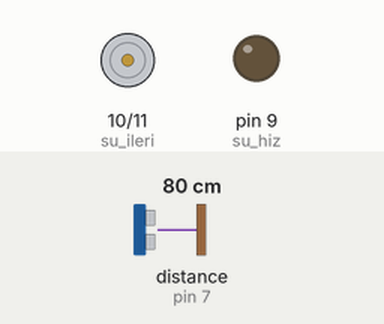
The sketch below on a simulated Arduino Uno, built with avr-gcc and run on an emulated ATmega328P. Parts: motor-driver pin pairs drawn as motors (green arrow = first pin HIGH = forward, orange = second pin HIGH = backward, longer = more drive), output pins drawn as LEDs (lit = HIGH). Wiring (inferred from the names in the program): ultrasonic range finder: trigger pin 6; echo pin 7. The test bench sets the inputs (shaded band); at power-on: distance to the obstacle (sensor on pin 7) 80 cm. The echo pulse lasts 58.3 µs per cm; pins used as bus, display or sensor lines are not drawn; what the sketch prints to the serial monitor is not drawn.

Above: at 1.2 s.
1.3 s: distance to the obstacle (sensor on pin 7) set to 5 cm
2.8 s: distance to the obstacle (sensor on pin 7) set to 2 cm
At 4.0 s:
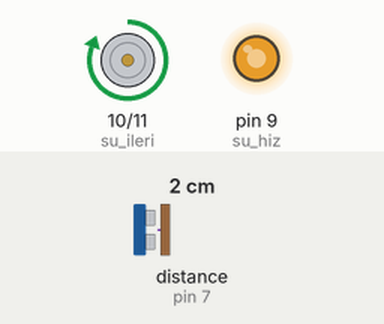
4.3 s: distance to the obstacle (sensor on pin 7) set to 4 cm
At 5.3 s:
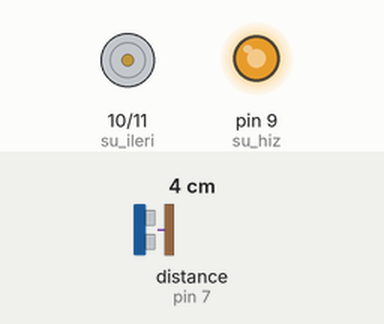
Timing chart, 0 to 7.3 s (numbered marks = the images above; inputs shaded):
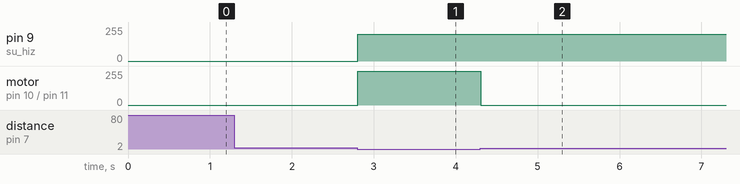

Measured:
- the behaviour switches between 4 and 3 cm on distance to the obstacle (sensor on pin 7) (found by bisection; images 0 and 1)
- after the input at 2.8 s, pin 9 (su_hiz): 0/255 → 200/255 at once; motor on pin 10 (su_ileri) / pin 11 (su_geri): stopped → forward 255/255 at once
- after the input at 4.3 s, motor on pin 10 (su_ileri) / pin 11 (su_geri): forward 255/255 → stopped at once

The sketch:

sensor_project.ino
```cpp
#define su_hiz 9  // 9. pine ba?lad???m?z h?z pini
#define su_ileri 10 // ileri - geri pinlerini bilemedi?imiz için deneme yan?lma yöntemiyle ö?rendimek için
#define su_geri 11
int trigPin = 6;  // mesafe sensörünü arduinoya ba?lad???m?z 6-7 numaral? pinler
int echoPin = 7;
long sure;  //mesafe sensörünün çal?sma mant??? solar bir sinyal gönderiyor ve o sinyal bir yüzeye çarp?nca geri dönüyor bunun geri dönü? süresi için yazd???m?z komut.
long uzaklik; // ayn? sensörün uzakl???n? hesaplamam?z için gerekli olan k?s?m.
int motorlar_hiz = 200; // pwn'e ba?lam??t?k, motorun çal??ma h?z? bu 0-255 aras? bir de?er alabilir deneme yan?lma ile bulaca??z ortalama de?eri.

void setup(){ //G?R?? ÇIKI? P?NLER?M?Z...
  pinMode(su_hiz, OUTPUT);
  pinMode(su_ileri, OUTPUT);
  pinMode(su_geri, OUTPUT);
  pinMode(trigPin, OUTPUT);
  pinMode(echoPin,INPUT);  // ECHO pinimiz giri? pini sadece
  Serial.begin(9600); //serial ekran? tan?mlama sebebim ekranda hata var m? ona bakmak için tan?mlamasan?z da olur.

}
void loop()
{
  digitalWrite(trigPin, LOW);
  delayMicroseconds(5);
  digitalWrite(trigPin, HIGH);
  delayMicroseconds(10);
  digitalWrite(trigPin, LOW);
  sure = pulseIn(echoPin, HIGH);
  uzaklik= sure /29.1/2;
  Serial.println(uzaklik);
 if(uzaklik<3) {     //E?er uzakl?k 3 cm den yak?nsa su motorunu aktif edip su çekmeye ba?las?n
digitalWrite(su_ileri, 1);
analogWrite(su_hiz, motorlar_hiz);

 }
 else {
  digitalWrite(su_ileri, 0); //e?er uzakl?k 3 cmden büyükse, su motorunu durdur.
  }
}
```
